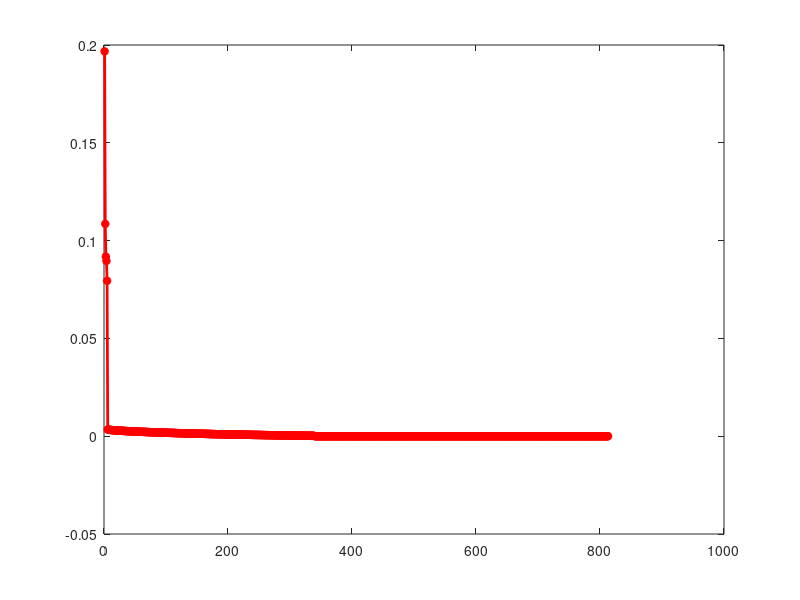
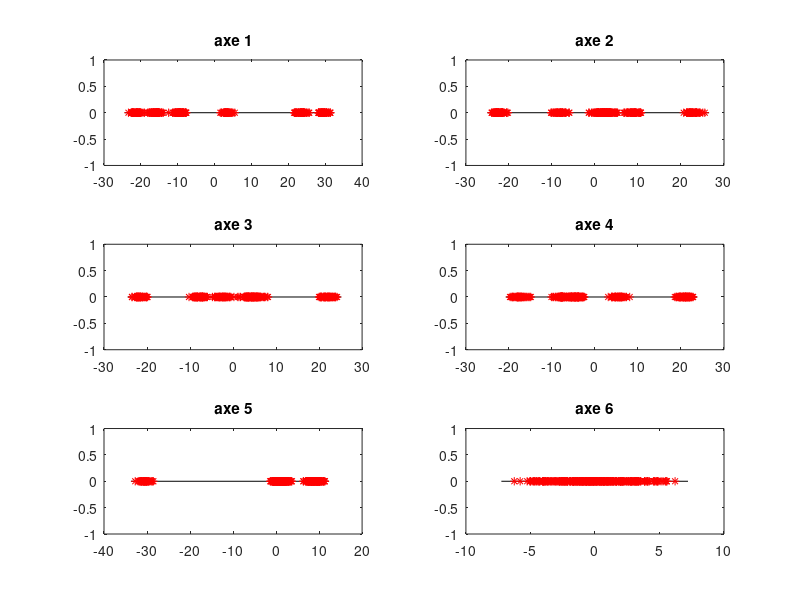
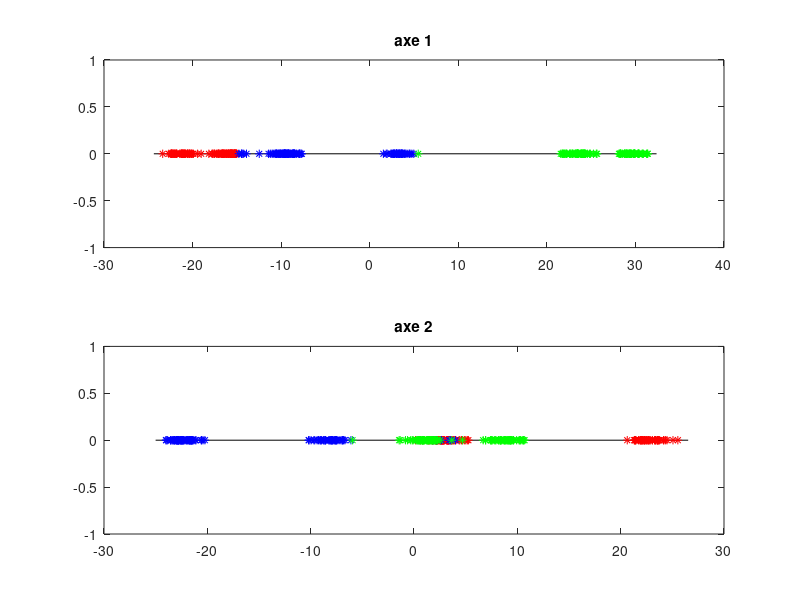

Recreate these plots in MATLAB, in order. (Note: this script raises an error after producing the figures.)
% les explications sont donnees dans l'autre fichier '(TrouverClassesIndiv)
% donc ici je montre juste rapidement comment obtenir les 6 classes de
% parametres

clear variables
close all
% Exemple de script pour trouver les classes d'individus dans dataset
load('dataset.mat')
% 1 - ACP
X = X';
[nb_indiv,nb_param] = size(X);
x_mean = mean(X,1);
Xc = X-ones(nb_indiv,1)*x_mean;
S = 1/nb_indiv*(Xc'*Xc); [W,D] = eig(S); [D,tri]=sort(diag(D),'descend');
D1 =D;
W = W(:,tri);
C = Xc*W;
% Avec l'observation du pourcentage de trace fourni par les valeurs propres,
% on voit qu'il faut minimum 5 axes principaux pour avoir un bon niveau
% d'info. On envisage donc autour de sept classes
figure(1),clf
plot(1:nb_param,D/trace(S),'r-*','linewidth',2);

% 2 - On observe donc sur les 6 premiers axes principaux
figure(2), clf
ax = 1;
subplot(3,2,ax)
plot([min(C(:,ax))-1 max(C(:,ax))+1],[0 0],'k-',C(:,ax),zeros(nb_indiv,1),'r*')
title('axe 1')
ax = 2;
subplot(3,2,ax)
plot([min(C(:,ax))-1 max(C(:,ax))+1],[0 0],'k-',C(:,ax),zeros(nb_indiv,1),'r*')
title('axe 2')
ax = 3;
subplot(3,2,ax)
plot([min(C(:,ax))-1 max(C(:,ax))+1],[0 0],'k-',C(:,ax),zeros(nb_indiv,1),'r*')
title('axe 3')
ax = 4;
subplot(3,2,ax)
plot([min(C(:,ax))-1 max(C(:,ax))+1],[0 0],'k-',C(:,ax),zeros(nb_indiv,1),'r*')
title('axe 4')
ax = 5;
subplot(3,2,ax)
plot([min(C(:,ax))-1 max(C(:,ax))+1],[0 0],'k-',C(:,ax),zeros(nb_indiv,1),'r*')
title('axe 5')
ax = 6;
subplot(3,2,ax)
plot([min(C(:,ax))-1 max(C(:,ax))+1],[0 0],'k-',C(:,ax),zeros(nb_indiv,1),'r*')
title('axe 6')

% Decoupage en 3 classes de la premiere composante
C1 = find(C(:,1)<-15);
C2 = find(C(:,1)<5);C2 = setdiff(C2,C1);
C3 = find(C(:,1)>5);
if(~all(sort([C1;C2;C3])==(1:nb_indiv)'))
    disp('something wrong happend')
end


figure(3), clf
subplot(2,1,1)
ax = 1;
plot([min(C(:,ax))-1 max(C(:,ax))+1],[0 0],'k-',C(C1,ax),zeros(length(C1),1),'r*')
hold on, plot(C(C2,ax),zeros(length(C2),1),'b*')
hold on, plot(C(C3,ax),zeros(length(C3),1),'g*')
title('axe 1')
subplot(2,1,2)
ax = 2;
plot([min(C(:,ax))-1 max(C(:,ax))+1],[0 0],'k-',C(C1,ax),zeros(length(C1),1),'r*')
hold on, plot(C(C2,ax),zeros(length(C2),1),'b*')
hold on, plot(C(C3,ax),zeros(length(C3),1),'g*')
title('axe 2')

% C3 se decoupe en trois classes sur la deuxieme composante
C4 = find(C(:,2)<-15);C3 = setdiff(C3,C4);
C5 = find(C(:,2)>15); C3 = setdiff(C3,C5);
if(~all(sort([C1;C2;C3;C4;C5])==(1:nb_indiv)'))
    disp('something wrong happend')
end

figure(4), clf
subplot(2,1,1)
ax = 2;
plot([min(C(:,ax))-1 max(C(:,ax))+1],[0 0],'k-',C(C1,ax),zeros(length(C1),1),'r*')
hold on, plot(C(C2,ax),zeros(length(C2),1),'b*')
hold on, plot(C(C3,ax),zeros(length(C3),1),'g*')
hold on, plot(C(C4,ax),zeros(length(C4),1),'m*')
hold on, plot(C(C5,ax),zeros(length(C5),1),'k*')
title('axe 2')
subplot(2,1,2)
ax = 3;
plot([min(C(:,ax))-1 max(C(:,ax))+1],[0 0],'k-',C(C1,ax),zeros(length(C1),1),'r*')
hold on, plot(C(C2,ax),zeros(length(C2),1),'b*')
hold on, plot(C(C3,ax),zeros(length(C3),1),'g*')
hold on, plot(C(C4,ax),zeros(length(C4),1),'m*')
hold on, plot(C(C5,ax),zeros(length(C5),1),'k*')
title('axe 3')

% C1 se decoupe en 2 classes sur la troisieme composante principale
C6 = find(C(:,3)<-15);C1 = setdiff(C1,C6);
if(~all(sort([C1;C2;C3;C4;C5;C6])==(1:nb_indiv)'))
    disp('something wrong happend')
end

% On affiche la figure 10 : on ne peut plus decouvrir personne 
figure(10), clf
subplot(3,2,1)
ax = 1;
plot([min(C(:,ax))-1 max(C(:,ax))+1],[0 0],'k-',C(C1,ax),zeros(length(C1),1),'r*')
hold on, plot(C(C2,ax),zeros(length(C2),1),'b*')
hold on, plot(C(C3,ax),zeros(length(C3),1),'g*')
hold on, plot(C(C4,ax),zeros(length(C4),1),'k*')
hold on, plot(C(C5,ax),zeros(length(C5),1),'m*')
hold on, plot(C(C6,ax),zeros(length(C6),1),'y*')
title('axe 1')
subplot(3,2,2)
ax = 2;
plot([min(C(:,ax))-1 max(C(:,ax))+1],[0 0],'k-',C(C1,ax),zeros(length(C1),1),'r*')
hold on, plot(C(C2,ax),zeros(length(C2),1),'b*')
hold on, plot(C(C3,ax),zeros(length(C3),1),'g*')
hold on, plot(C(C4,ax),zeros(length(C4),1),'k*')
hold on, plot(C(C5,ax),zeros(length(C5),1),'m*')
hold on, plot(C(C6,ax),zeros(length(C6),1),'y*')
title('axe 2')
subplot(3,2,3)
ax = 3;
plot([min(C(:,ax))-1 max(C(:,ax))+1],[0 0],'k-',C(C1,ax),zeros(length(C1),1),'r*')
hold on, plot(C(C2,ax),zeros(length(C2),1),'b*')
hold on, plot(C(C3,ax),zeros(length(C3),1),'g*')
hold on, plot(C(C4,ax),zeros(length(C4),1),'k*')
hold on, plot(C(C5,ax),zeros(length(C5),1),'m*')
hold on, plot(C(C6,ax),zeros(length(C6),1),'y*')
title('axe 3')
subplot(3,2,4)
ax = 4;
plot([min(C(:,ax))-1 max(C(:,ax))+1],[0 0],'k-',C(C1,ax),zeros(length(C1),1),'r*')
hold on, plot(C(C2,ax),zeros(length(C2),1),'b*')
hold on, plot(C(C3,ax),zeros(length(C3),1),'g*')
hold on, plot(C(C4,ax),zeros(length(C4),1),'k*')
hold on, plot(C(C5,ax),zeros(length(C5),1),'m*')
hold on, plot(C(C6,ax),zeros(length(C6),1),'y*')
title('axe 4')
subplot(3,2,5)
ax = 5;
plot([min(C(:,ax))-1 max(C(:,ax))+1],[0 0],'k-',C(C1,ax),zeros(length(C1),1),'r*')
hold on, plot(C(C2,ax),zeros(length(C2),1),'b*')
hold on, plot(C(C3,ax),zeros(length(C3),1),'g*')
hold on, plot(C(C4,ax),zeros(length(C4),1),'k*')
hold on, plot(C(C5,ax),zeros(length(C5),1),'m*')
hold on, plot(C(C6,ax),zeros(length(C6),1),'y*')
title('axe 5')
subplot(3,2,6)
ax = 6;
plot([min(C(:,ax))-1 max(C(:,ax))+1],[0 0],'k-',C(C1,ax),zeros(length(C1),1),'r*')
hold on, plot(C(C2,ax),zeros(length(C2),1),'b*')
hold on, plot(C(C3,ax),zeros(length(C3),1),'g*')
hold on, plot(C(C4,ax),zeros(length(C4),1),'k*')
hold on, plot(C(C5,ax),zeros(length(C5),1),'m*')
hold on, plot(C(C6,ax),zeros(length(C6),1),'y*')
title('axe 6')


disp('Fin de l analyse de Y= transpose(X) : 6 classes trouvees')

% Peut-on decouper la classe C1 ?
X1 =X(C1,:);
[nb_indiv,~] = size(X1);
x_mean = mean(X1);
Xc = X1-ones(nb_indiv,1)*x_mean; 
S = 1/nb_indiv*(Xc'*Xc); [W,D] = eig(S); [D,tri]=sort(diag(D),'descend');
W = W(:,tri);
C = Xc*W;
figure(12), clf
ax = 1;
plot([min(C(:,ax))-1 max(C(:,ax))+1],[0 0],'k-',C(:,ax),zeros(nb_indiv,1),'r*')
title('axe 1')
disp('Fin de l analyse de Y(C1,:) :  pas de nouvelle coupe')

% Peut-on decouper C2 ?
X1 =X(C2,:);
[nb_indiv,~] = size(X1);
x_mean = mean(X1);
Xc = X1-ones(nb_indiv,1)*x_mean; 
S = 1/nb_indiv*(Xc'*Xc); [W,D] = eig(S); [D,tri]=sort(diag(D),'descend');
W = W(:,tri);
C = Xc*W;
figure(22), clf
ax = 1;
plot([min(C(:,ax))-1 max(C(:,ax))+1],[0 0],'k-',C(:,ax),zeros(nb_indiv,1),'r*')
title('axe 1')
disp('Fin de l analyse de Y(C2,:) :  pas de nouvelle coupe')

% Peut-on decouper C3 ?
X1 =X(C3,:);
[nb_indiv,~] = size(X1);
x_mean = mean(X1);
Xc = X1-ones(nb_indiv,1)*x_mean; 
S = 1/nb_indiv*(Xc'*Xc); [W,D] = eig(S); [D,tri]=sort(diag(D),'descend');
W = W(:,tri);
C = Xc*W;
figure(32), clf
ax = 1;
plot([min(C(:,ax))-1 max(C(:,ax))+1],[0 0],'k-',C(:,ax),zeros(nb_indiv,1),'r*')
title('axe 1')
disp('Fin de l analyse de Y(C3,:) :  pas de nouvelle coupe')

% Peut-on decouper C4 ?
X1 =X(C4,:);
[nb_indiv,~] = size(X1);
x_mean = mean(X1);
Xc = X1-ones(nb_indiv,1)*x_mean; 
S = 1/nb_indiv*(Xc'*Xc); [W,D] = eig(S); [D,tri]=sort(diag(D),'descend');
W = W(:,tri);
C = Xc*W;
figure(42), clf
ax = 1;
plot([min(C(:,ax))-1 max(C(:,ax))+1],[0 0],'k-',C(:,ax),zeros(nb_indiv,1),'r*')
title('axe 1')
disp('Fin de l analyse de Y(C4,:) :  pas de nouvelle coupe')

% Peut-on decouper C5 ?
X1 =X(C5,:);
[nb_indiv,~] = size(X1);
x_mean = mean(X1);
Xc = X1-ones(nb_indiv,1)*x_mean; 
S = 1/nb_indiv*(Xc'*Xc); [W,D] = eig(S); [D,tri]=sort(diag(D),'descend');
W = W(:,tri);
C = Xc*W;
figure(52), clf
ax = 1;
plot([min(C(:,ax))-1 max(C(:,ax))+1],[0 0],'k-',C(:,ax),zeros(nb_indiv,1),'r*')
title('axe 1')
disp('Fin de l analyse de Y(C5,:) :  pas de nouvelle coupe')

% Peut-on decouper C6 ?
X1 =X(C6,:);
[nb_indiv,~] = size(X1);
x_mean = mean(X1);
Xc = X1-ones(nb_indiv,1)*x_mean; 
S = 1/nb_indiv*(Xc'*Xc); [W,D] = eig(S); [D,tri]=sort(diag(D),'descend');
W = W(:,tri);
C = Xc*W;
figure(62), clf
ax = 1;
plot([min(C(:,ax))-1 max(C(:,ax))+1],[0 0],'k-',C(:,ax),zeros(nb_indiv,1),'r*')
title('axe 1')
disp('Fin de l analyse de Y(C6,:) :  pas de nouvelle coupe')